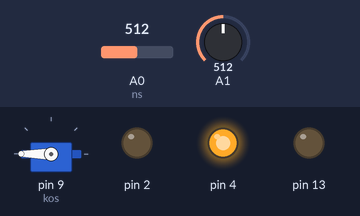
Bench run of a sketch on a simulated Arduino Uno, built with avr-gcc and run on an emulated ATmega328P. On the bench: servo, output pins drawn as LEDs (lit = HIGH). The inputs (shaded band) are chosen by the test bench; at power-on: A1 = 512, A0 (ns) = 512. What the sketch prints to the serial monitor is not drawn.

Above: at 1.2 s.
1.3 s: A1 set to 111
2.8 s: A1 set to 89
At 3.1 s:
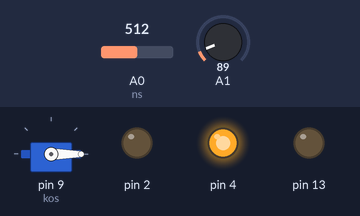
4.3 s: A0 (ns) set to 692
5.8 s: A0 (ns) set to 706
At 6.4 s:
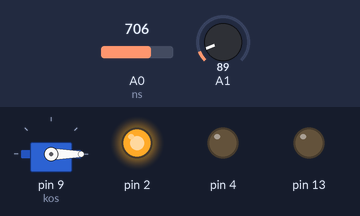
7.3 s: A1 set to 110
At 7.6 s:
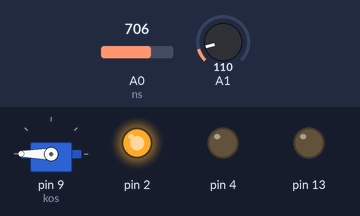
8.8 s: A1 set to 90
At 10.1 s:
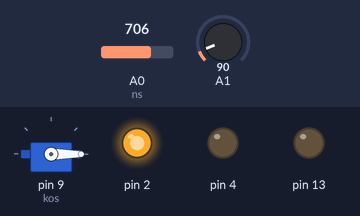
Timing chart, 0 to 11.3 s (numbered marks = the images above; inputs shaded):
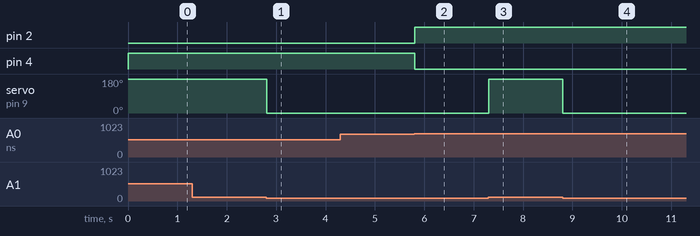

Measured:
- the behaviour switches between 100 and 99 on A1 (found by bisection; images 0 and 1)
- the behaviour switches between 699 and 700 on A0 (ns) (found by bisection; images 1 and 2)
- after the input at 2.8 s, servo on pin 9 (kos): 180° → 0° at once
- after the input at 5.8 s, pin 2: LOW → HIGH at once; pin 4: HIGH → LOW at once
- after the input at 7.3 s, servo on pin 9 (kos): 0° → 180° at once
- after the input at 8.8 s, servo on pin 9 (kos): 180° → 0° at once

The sketch:

AkilliSaksi.ino
```cpp
#include<Servo.h>
#define ns A0
Servo kos;

int nem_degeri = 0;

void setup() {
  Serial.begin(9600);
  pinMode(2,OUTPUT);
  pinMode(4,OUTPUT);
  pinMode(13,OUTPUT);
  kos.attach(9);

}

void loop() {
  int eso=analogRead(A1);//yağmur sensörü
  Serial.println(eso);

  if(eso<100){
    kos.write(0);
  }

  else{
   kos.write(180);
  }


  nem_degeri = analogRead(ns);//nem sensörü


  if(analogRead(ns)<700){
    digitalWrite(2,0);
    digitalWrite(4,1);

  }


else{
  digitalWrite(2,1);
  digitalWrite(4,0);

}

}
```
